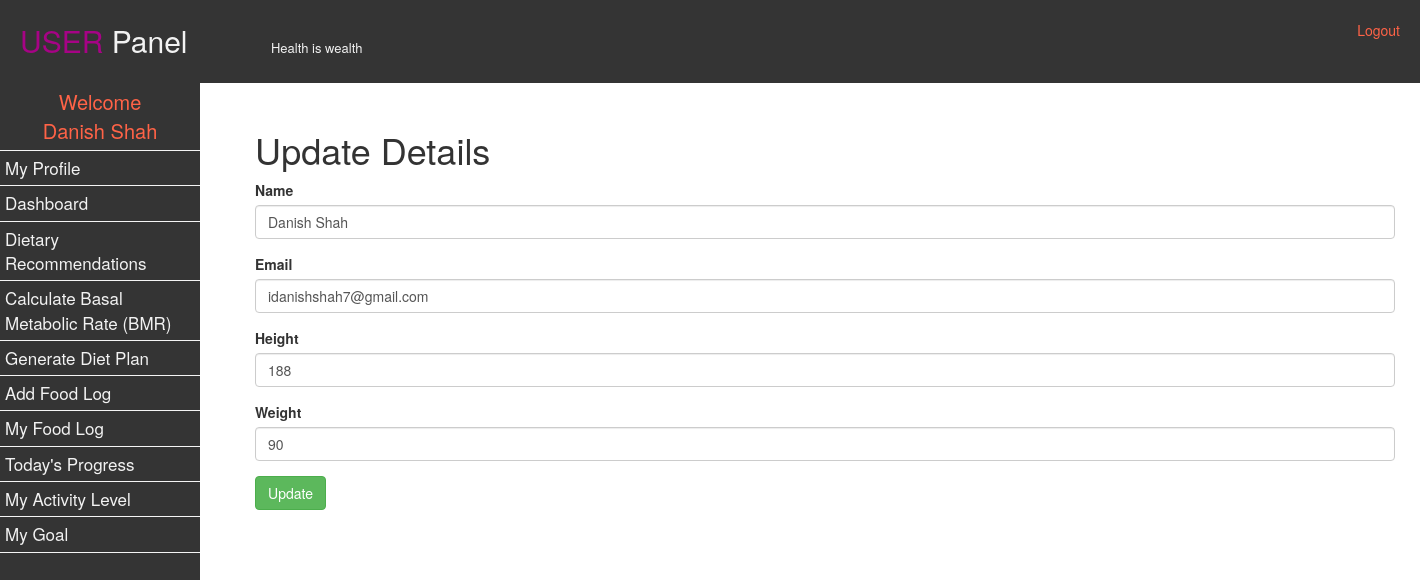
The app's page /user/add-details.php (signed in) with its own data.
### tables this page shows
CREATE TABLE `users` (
  `id` bigint(20) NOT NULL,
  `name` varchar(30) DEFAULT NULL,
  `email` varchar(30) DEFAULT NULL,
  `age` int(20) DEFAULT NULL,
  `gender` varchar(10) NOT NULL,
  `status` varchar(20) DEFAULT 'active',
  `pass` varchar(20) DEFAULT NULL,
  `img` varchar(200) NOT NULL,
  `height` float NOT NULL,
  `weight` float NOT NULL,
  `TDEE` int(100) NOT NULL,
  `activityLevel` varchar(500) NOT NULL,
  `goal` varchar(20) NOT NULL
);

### user/add-details.php (the view, shortened to what this page needs)
<!DOCTYPE html>
<html>
<head>
</head>
<body>
	<?php include('header.php'); ?>
	<?php include('menu.php'); ?>
	<div class="restsection">
		<?php
		include("../admin/db.php");
		$res = mysqli_query($con, "SELECT * FROM users WHERE email='" . $_SESSION['loggedInUser'] . "'");
		$r = mysqli_fetch_assoc($res);
		?>
		<div class="container">
			<h1> Update Details</h1>
			<form method="post">
				<div class="form-group">
					<label>Name</label>
					<input type="text" name="name" class="form-control" value="<?php echo  $r['name']; ?>">
				</div>
				<div class="form-group">
					<label>Email</label>
					<input type="text" name="email" class="form-control" value="<?php echo $r['email']; ?>">
				</div>
				<div class="form-group">
					<label>Height</label>
					<input type="text" name="height" class="form-control" value="<?php echo  $r['height']; ?>" placeholder="in cm">
				</div>
				<div class="form-group">
					<label>Weight</label>
					<input type="text" name="weight" class="form-control" value="<?php echo  $r['weight']; ?>" placeholder="in kg">
				</div>
				<input type="submit" name="btn" value="Update" class="btn-success btn">
			</form>
		</div>
	</div>
</body>
</html>

### user/header.php (style rules this page uses)
body { margin: 0; background-color: white; font-family: 'Ubuntu', sans-serif; }

### user/add-details.php (style rules this page uses)
.restsection { background-color: white; padding: 40px; margin-left: 200px; margin-top: 70px; height: 1000px; }

### records on screen
users: name "Danish Shah", email "idanishshah7@gmail.com", height "188", weight "90"

### other values on screen
$_SESSION['$name'] "Danish Shah"
